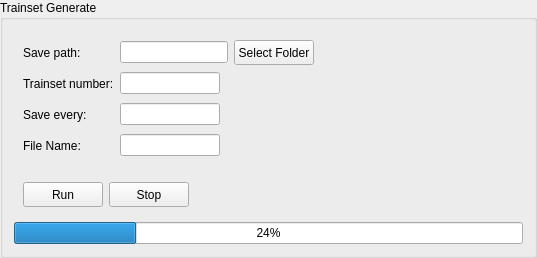
                   <widget class="QGroupBox" name="trainsetGenerateBox">
                    <property name="sizePolicy">
                     <sizepolicy hsizetype="Preferred" vsizetype="Preferred">
                      <horstretch>0</horstretch>
                      <verstretch>0</verstretch>
                     </sizepolicy>
                    </property>
                    <property name="maximumSize">
                     <size>
                      <width>16777215</width>
                      <height>16777215</height>
                     </size>
                    </property>
                    <property name="styleSheet">
                     <string notr="true">QGroupBox {
    font: bold 10pt &quot;Microsoft YaHei&quot;;
}</string>
                    </property>
                    <property name="title">
                     <string>Trainset Generate</string>
                    </property>
                    <layout class="QVBoxLayout" name="verticalLayout_15">
                     <item>
                      <widget class="QWidget" name="trainsetGenerateWidget" native="true">
                       <layout class="QGridLayout" name="gridLayout_16">
                        <item row="0" column="4">
                         <spacer name="trainsetGenerateSpacer_1">
                          <property name="orientation">
                           <enum>Qt::Horizontal</enum>
                          </property>
                          <property name="sizeType">
                           <enum>QSizePolicy::Fixed</enum>
                          </property>
                          <property name="sizeHint" stdset="0">
                           <size>
                            <width>200</width>
                            <height>20</height>
                           </size>
                          </property>
                         </spacer>
                        </item>
                        <item row="4" column="0">
                         <widget class="QLabel" name="trainsetGenerateFileNameLabel">
                          <property name="sizePolicy">
                           <sizepolicy hsizetype="Fixed" vsizetype="Fixed">
                            <horstretch>0</horstretch>
                            <verstretch>0</verstretch>
                           </sizepolicy>
                          </property>
                          <property name="minimumSize">
                           <size>
                            <width>90</width>
                            <height>25</height>
                           </size>
                          </property>
                          <property name="maximumSize">
                           <size>
                            <width>16777215</width>
                            <height>16777215</height>
                           </size>
                          </property>
                          <property name="text">
                           <string>File Name:</string>
                          </property>
                          <property name="alignment">
                           <set>Qt::AlignLeading|Qt::AlignLeft|Qt::AlignVCenter</set>
                          </property>
                         </widget>
                        </item>
                        <item row="4" column="1">
                         <widget class="QLineEdit" name="trainsetGenerateFileNameValue">
                          <property name="maximumSize">
                           <size>
                            <width>100</width>
                            <height>16777215</height>
                           </size>
                          </property>
                          <property name="text">
                           <string/>
                          </property>
                         </widget>
                        </item>
                        <item row="0" column="3">
                         <widget class="QPushButton" name="trainsetGenerateSelectFolderButton">
                          <property name="sizePolicy">
                           <sizepolicy hsizetype="Fixed" vsizetype="Fixed">
                            <horstretch>0</horstretch>
                            <verstretch>0</verstretch>
                           </sizepolicy>
                          </property>
                          <property name="minimumSize">
                           <size>
                            <width>0</width>
                            <height>25</height>
                           </size>
                          </property>
                          <property name="layoutDirection">
                           <enum>Qt::LeftToRight</enum>
                          </property>
                          <property name="text">
                           <string>Select Folder</string>
                          </property>
                         </widget>
                        </item>
                        <item row="0" column="1">
                         <widget class="QLineEdit" name="trainsetGenerateSavePathValue">
                          <property name="text">
                           <string/>
                          </property>
                         </widget>
                        </item>
                        <item row="0" column="0">
                         <widget class="QLabel" name="trainsetGenerateSavePathLabel">
                          <property name="sizePolicy">
                           <sizepolicy hsizetype="Fixed" vsizetype="Fixed">
                            <horstretch>0</horstretch>
                            <verstretch>0</verstretch>
                           </sizepolicy>
                          </property>
                          <property name="minimumSize">
                           <size>
                            <width>90</width>
                            <height>25</height>
                           </size>
                          </property>
                          <property name="maximumSize">
                           <size>
                            <width>16777215</width>
                            <height>16777215</height>
                           </size>
                          </property>
                          <property name="text">
                           <string>Save path:</string>
                          </property>
                          <property name="alignment">
                           <set>Qt::AlignLeading|Qt::AlignLeft|Qt::AlignVCenter</set>
                          </property>
                         </widget>
                        </item>
                        <item row="1" column="0">
                         <widget class="QLabel" name="trainsetGenerateTrainsetNumberLabel">
                          <property name="sizePolicy">
                           <sizepolicy hsizetype="Fixed" vsizetype="Fixed">
                            <horstretch>0</horstretch>
                            <verstretch>0</verstretch>
                           </sizepolicy>
                          </property>
                          <property name="minimumSize">
                           <size>
                            <width>90</width>
                            <height>25</height>
                           </size>
                          </property>
                          <property name="maximumSize">
                           <size>
                            <width>16777215</width>
                            <height>16777215</height>
                           </size>
                          </property>
                          <property name="text">
                           <string>Trainset number:</string>
                          </property>
                          <property name="alignment">
                           <set>Qt::AlignLeading|Qt::AlignLeft|Qt::AlignVCenter</set>
                          </property>
                         </widget>
                        </item>
                        <item row="1" column="1">
                         <widget class="QLineEdit" name="trainsetGenerateTrainsetNumberValue">
                          <property name="maximumSize">
                           <size>
                            <width>100</width>
                            <height>16777215</height>
                           </size>
                          </property>
                          <property name="text">
                           <string/>
                          </property>
                         </widget>
                        </item>
                        <item row="2" column="1">
                         <widget class="QLineEdit" name="trainsetGenerateSaveEveryValue">
                          <property name="maximumSize">
                           <size>
                            <width>100</width>
                            <height>16777215</height>
                           </size>
                          </property>
                          <property name="text">
                           <string/>
                          </property>
                         </widget>
                        </item>
                        <item row="2" column="0">
                         <widget class="QLabel" name="trainsetGenerateSaveEveryLabel">
                          <property name="sizePolicy">
                           <sizepolicy hsizetype="Fixed" vsizetype="Fixed">
                            <horstretch>0</horstretch>
                            <verstretch>0</verstretch>
                           </sizepolicy>
                          </property>
                          <property name="minimumSize">
                           <size>
                            <width>90</width>
                            <height>25</height>
                           </size>
                          </property>
                          <property name="maximumSize">
                           <size>
                            <width>16777215</width>
                            <height>16777215</height>
                           </size>
                          </property>
                          <property name="text">
                           <string>Save every:</string>
                          </property>
                          <property name="alignment">
                           <set>Qt::AlignLeading|Qt::AlignLeft|Qt::AlignVCenter</set>
                          </property>
                         </widget>
                        </item>
                       </layout>
                      </widget>
                     </item>
                     <item>
                      <widget class="QStackedWidget" name="trainsetGenerateStackedWidget">
                       <property name="currentIndex">
                        <number>0</number>
                       </property>
                       <widget class="QWidget" name="trainsetGeneratePage">
                        <layout class="QGridLayout" name="gridLayout_15">
                         <item row="0" column="4">
                          <spacer name="trainsetGenerateSpacer_2">
                           <property name="orientation">
                            <enum>Qt::Horizontal</enum>
                           </property>
                           <property name="sizeHint" stdset="0">
                            <size>
                             <width>40</width>
                             <height>20</height>
                            </size>
                           </property>
                          </spacer>
                         </item>
                         <item row="0" column="0">
                          <widget class="QPushButton" name="trainsetGenerateRunButton">
                           <property name="sizePolicy">
                            <sizepolicy hsizetype="Fixed" vsizetype="Fixed">
                             <horstretch>0</horstretch>
                             <verstretch>0</verstretch>
                            </sizepolicy>
                           </property>
                           <property name="minimumSize">
                            <size>
                             <width>0</width>
                             <height>25</height>
                            </size>
                           </property>
                           <property name="layoutDirection">
                            <enum>Qt::LeftToRight</enum>
                           </property>
                           <property name="text">
                            <string>Run</string>
                           </property>
                          </widget>
                         </item>
                         <item row="0" column="1">
                          <widget class="QPushButton" name="trainsetGenerateStopButton">
                           <property name="sizePolicy">
                            <sizepolicy hsizetype="Fixed" vsizetype="Fixed">
                             <horstretch>0</horstretch>
                             <verstretch>0</verstretch>
                            </sizepolicy>
                           </property>
                           <property name="minimumSize">
                            <size>
                             <width>0</width>
                             <height>25</height>
                            </size>
                           </property>
                           <property name="layoutDirection">
                            <enum>Qt::LeftToRight</enum>
                           </property>
                           <property name="text">
                            <string>Stop</string>
                           </property>
                          </widget>
                         </item>
                        </layout>
                       </widget>
                       <widget class="QWidget" name="page_12"/>
                      </widget>
                     </item>
                     <item>
                      <widget class="QProgressBar" name="trainsetGenerateProgressBar">
                       <property name="value">
                        <number>24</number>
                       </property>
                      </widget>
                     </item>
                    </layout>
                   </widget>
